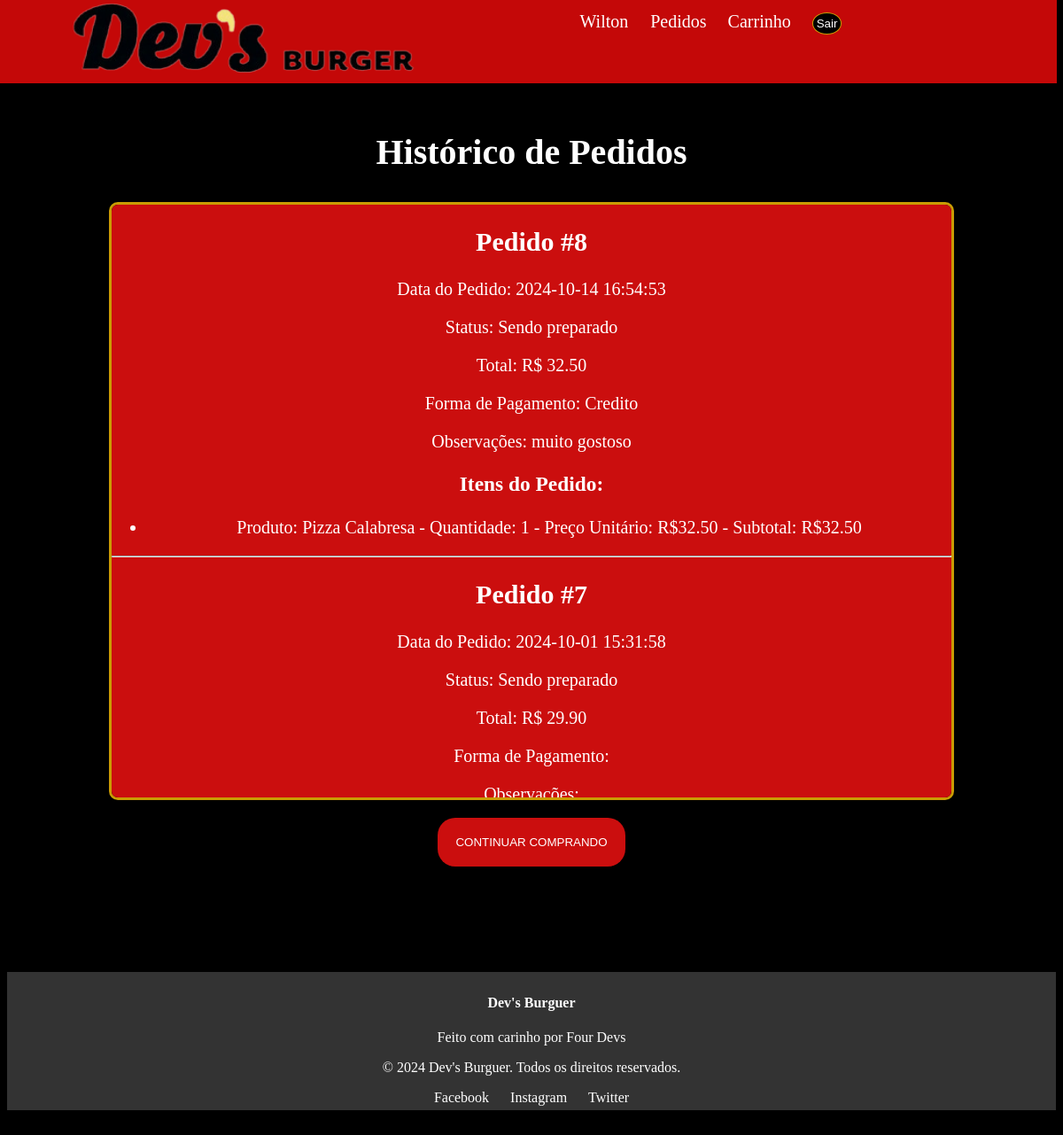
/public/paginas/pedidos.php (signed in), run on the app's committed database.
### tables this page shows
CREATE TABLE `pedido` (
  `id_pedido` int(11) NOT NULL,
  `hr_pedido` datetime NOT NULL,
  `total` decimal(10,2) NOT NULL,
  `observacoes` varchar(200) DEFAULT NULL,
  `status_pedido` enum('Sendo preparado',' Pronto para retirada','Pedido concluido') DEFAULT NULL,
  `forma_pagamento` enum('Debito','Credito','Avista','Pix') DEFAULT NULL,
  `id_cliente` int(11) NOT NULL
);

CREATE TABLE `pedido_produto` (
  `id_pedido` int(11) NOT NULL,
  `id_produto` int(11) NOT NULL,
  `quantidade` int(11) NOT NULL
);

CREATE TABLE `produto` (
  `id_produto` int(11) NOT NULL,
  `nome_produto` varchar(120) NOT NULL,
  `descricao_produto` varchar(200) DEFAULT NULL,
  `preco_produto` decimal(10,2) NOT NULL
);

### public/paginas/pedidos.php (the view, shortened to what this page needs)
<?php
include_once '../../db/conexao.php';
?>
<!DOCTYPE html>
<html lang="pt-br">
<head>
    <link rel="stylesheet" href="../css/pedidos.css">
</head>
<body>
    <header>
        <div id="navbar1">
            <div>
                <a href="logado.php">
                   <img id="logo" src="../imagens/titulo.png" alt="">
                </a>
            </div>
            <div id="navp2">
                <form action="../../procs/proc_sair.php" method="post">
                    <a class="but1" href="perfil.php">
                        <?php
                        if (isset($_SESSION["user_name"])) {
                            echo $_SESSION["user_name"];
                        } else {
                            echo "Usuário não identificado.";
                        }
                        ?>
                    </a>
                    <a class="but1" href="pedidos.php"> Pedidos</a>
                    <a class="but1" href="carrinho.php">Carrinho</a>
                    <a href="../../procs/proc_sair.php">
                      <input id="sair" type="submit" value="Sair" name="logout">
                    </a>
                </form>
            </div>
        </div>
    </header>
    <div id="espaco-vazio"></div>
    <section>
     <h1 id="hist">Histórico de Pedidos</h1>
        <div id="info-produtos">
        <?php
$user_id = $_SESSION['user_id'];
$sql_orders = "SELECT * FROM pedido WHERE id_cliente = '$user_id' ORDER BY hr_pedido DESC";
$result_orders = mysqli_query($conn, $sql_orders);
if (mysqli_num_rows($result_orders) > 0) {
    while ($pedido = mysqli_fetch_assoc($result_orders)) {
        $pedido_id = $pedido['id_pedido'];
        $data_pedido = $pedido['hr_pedido'];
        $status_pedido = $pedido['status_pedido'];
        $total_pedido = $pedido['total'];
        $forma_pagamento = $pedido['forma_pagamento'];
        $observacoes = $pedido['observacoes'];
        echo "<div>";
        echo "<h2>Pedido #$pedido_id</h2>";
        echo "<p>Data do Pedido: $data_pedido</p>";
        echo "<p>Status: $status_pedido</p>";
        echo "<p>Total: R$ $total_pedido</p>";
        echo "<p>Forma de Pagamento: $forma_pagamento</p>";
        echo "<p>Observações: $observacoes</p>";
        $sql_items = "
            SELECT produto.nome_produto, produto.preco_produto, pedido_produto.quantidade
            FROM pedido_produto
            JOIN produto ON pedido_produto.id_produto = produto.id_produto
            WHERE pedido_produto.id_pedido = '$pedido_id'";
        $result_items = mysqli_query($conn, $sql_items);
        echo "<h3>Itens do Pedido:</h3>";
        echo "<ul>";
        while ($item = mysqli_fetch_assoc($result_items)) {
            $subtotal = $item['preco_produto'] * $item['quantidade'];
            echo "<li>";
            echo "Produto: " . $item['nome_produto'] . " - Quantidade: " . $item['quantidade'] . " - Preço Unitário: R$" . $item['preco_produto'] . " - Subtotal: R$" . number_format($subtotal, 2);
            echo "</li>";
        }
        echo "</ul>";
        echo "</div><hr>";
    }
} else {
    echo "<p>Você ainda não fez nenhum pedido.</p>";
}
        ?>
        </div>
    </section>
            <div id="finalizar">
                <a href="logado.php"><input id="cp" type="submit" value="Continuar comprando"></a>
                <br>
            </div>
        <footer style="background-color: #333; color: #fff; text-align: center; padding: 5px; margin-top: 10% ; " >
        <div>
            <h4>Dev's Burguer</h4>
            <p>Feito com carinho por Four Devs</p>
        </div>
        <div>
            <p>&copy; 2024 Dev's Burguer. Todos os direitos reservados.</p>
        </div>
        <div>
            <a href="#" style="color: #fff; text-decoration: none; margin: 0 10px;">Facebook</a>
            <a href="#" style="color: #fff; text-decoration: none; margin: 0 10px;">Instagram</a>
            <a href="#" style="color: #fff; text-decoration: none; margin: 0 10px;">Twitter</a>
        </div>
    </footer>
</body>
</html>

### public/css/pedidos.css (style rules this page uses)
#navbar1 { display: flex; justify-content: space-around; color: white; background-color: rgb(196, 8, 8); margin-top: -15px; margin-left: -15px; margin-right: -15px; width: 100%; position: fixed; }
#espaco-vazio { height: 90px; }
#navp2 { padding-top: 20px; width: 478px; }
.but1 { margin-left: 20px; font-size: 20px; text-decoration: none; color: rgb(255, 255, 255); }
#logo { width: 400px; height: 90px; padding-top: 7px; }
#sair { background-color: black; color: white; border: 1px solid rgb(202, 156, 4); border-radius: 100%; padding: 4px; margin-left: 20px; cursor: pointer; }
body { background-color: black; }
section { margin-top: 50px; text-align: center; color: white; }
#info-produtos { background-color: orange; width: 50%; height: 600px; border: 7px solid rgba(128, 128, 128, 0.541); border-radius: 20px; text-align: center; font-size: 20px; color: white; }
#finalizar { text-align: center; }
#info-produtos { margin: auto; background-color: rgb(203, 14, 14); width: 80%; height: 669px; border: 3px solid rgb(202, 156, 4); border-radius: 10px; overflow-y: auto; }
#cp { padding: 20px; text-align: center; border-radius: 20px; border: none; background-color: rgb(203, 14, 14); color: white; text-transform: uppercase; text-decoration: none; margin-top: 20px; }
#hist { font-size: 40px; }

### data on the page
pedido: id_pedido "8", hr_pedido "2024-10-14 16:54:53", status_pedido "Sendo preparado", total "32.50", forma_pagamento "Credito", observacoes "muito gostoso"
pedido_produto: id_produto.nome_produto "Pizza Calabresa", quantidade "1", id_produto.preco_produto "32.50"
pedido: id_pedido "7", hr_pedido "2024-10-01 15:31:58", status_pedido "Sendo preparado", total "29.90"

### other printed values
$_SESSION["user_name"] "Wilton"
